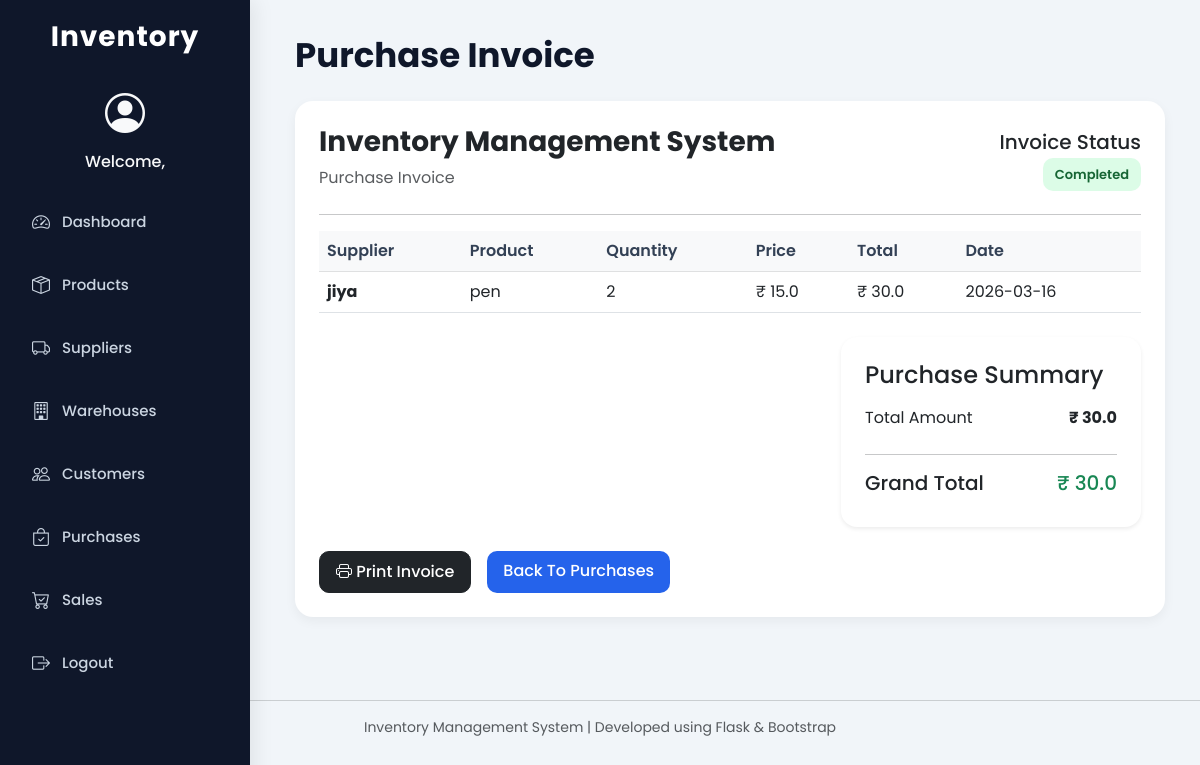
Page /purchase_bill on the committed database.
### tables this page shows
CREATE TABLE suppliers (
    id INTEGER PRIMARY KEY AUTOINCREMENT,
    name TEXT,
    phone TEXT
);

CREATE TABLE products (
    id INTEGER PRIMARY KEY AUTOINCREMENT,
    name TEXT,
    price REAL,
    qty INTEGER,
    supplier_id INTEGER,
    warehouse_id INTEGER,
    FOREIGN KEY (supplier_id) REFERENCES suppliers(id),
    FOREIGN KEY (warehouse_id) REFERENCES warehouses(id)
);

CREATE TABLE purchases(
    id INTEGER PRIMARY KEY AUTOINCREMENT,
    supplier_id number(5),
    product_id INTEGER,
    qty INTEGER,
    date TEXT
, price REAL, total REAL);

### app.py (the view)
@app.route("/purchase_bill")
def purchase_bill():
    con = sqlite3.connect("database.db")
    cur = con.cursor()
    cur.execute("""
    select s.name,p.name,pu.qty,pu.price,pu.total,pu.date from purchases pu
    join suppliers s on pu.supplier_id=s.id
    join products p on pu.product_id=p.id
    order by pu.id desc
    limit 1
     """)
    bill=cur.fetchone()
    return render_template("purchase_bill.html",bill=bill)

### templates/purchase_bill.html
{% extends "base.html" %}
{% block content %}
<h1 class="page-title">Purchase Invoice</h1>
<div class="table-container">
    <div class="d-flex justify-content-between align-items-center mb-4">
        <div>
            <h3 class="fw-bold">
                Inventory Management System
            </h3>
            <p class="text-muted mb-0">
                Purchase Invoice
            </p>
        </div>
        <div class="text-end">
            <h5>
                Invoice Status
            </h5>
            <span class="badge-stock">
                Completed
            </span>
        </div>
    </div>
    <hr>
    <table class="table table-hover align-middle">
        <thead class="table-light">
            <tr>
                <th>Supplier</th>
                <th>Product</th>
                <th>Quantity</th>
                <th>Price</th>
                <th>Total</th>
                <th>Date</th>
            </tr>
        </thead>
        <tbody>
            <tr>
                <td>
                    <strong>{{ bill[0] }}</strong>
                </td>
                <td>
                    {{ bill[1] }}
                </td>
                <td>
                    {{ bill[2] }}
                </td>
                <td>
                    ₹ {{ bill[3] }}
                </td>
                <td>
                    ₹ {{ bill[4] }}
                </td>
                <td>
                    {{ bill[5] }}
                </td>
            </tr>
        </tbody>
    </table>
    <div class="d-flex justify-content-end mt-4">
        <div class="card border-0 shadow-sm rounded-4 p-4"
             style="width:300px;">
            <h4 class="mb-3">
                Purchase Summary
            </h4>
            <div class="d-flex justify-content-between mb-2">
                <span>Total Amount</span>
                <strong>
                    ₹ {{ bill[4] }}
                </strong>
            </div>
            <hr>
            <div class="d-flex justify-content-between">
                <h5>Grand Total</h5>
                <h5 class="text-success">
                    ₹ {{ bill[4] }}
                </h5>
            </div>
        </div>
    </div>
    <div class="mt-4 d-flex gap-3">
        <button onclick="window.print()"
                class="btn btn-dark">
            <i class="bi bi-printer"></i>
            Print Invoice
        </button>
        <a href="/purchases"
           class="btn btn-custom">
            Back To Purchases
        </a>
    </div>
</div>
{% endblock %}

### templates/base.html (style rules this page uses)
* { margin:0; padding:0; box-sizing:border-box; font-family:'Poppins', sans-serif; }
body { background:#f1f5f9; overflow-x:hidden; }
.page-title { font-size:34px; font-weight:700; margin-bottom:25px; color:#0f172a; }
.table-container { background:white; padding:24px; border-radius:18px; box-shadow:0 4px 12px rgba(0,0,0,0.05); }
.table { margin-top:15px; }
.table thead { background:#f8fafc; }
.table th { font-weight:600; color:#334155; }
.table td { vertical-align:middle; }
.btn { border-radius:10px; padding:8px 16px; font-weight:500; }
.btn-custom { background:#2563eb; color:white; border:none; transition:0.3s; }
.badge-stock { background:#dcfce7; color:#166534; padding:7px 12px; border-radius:10px; font-size:13px; font-weight:600; }

### rows in the picture
suppliers: name "jiya"
products: name "pen"
purchases: qty "2", price "15.0", total "30.0", date "2026-03-16"
